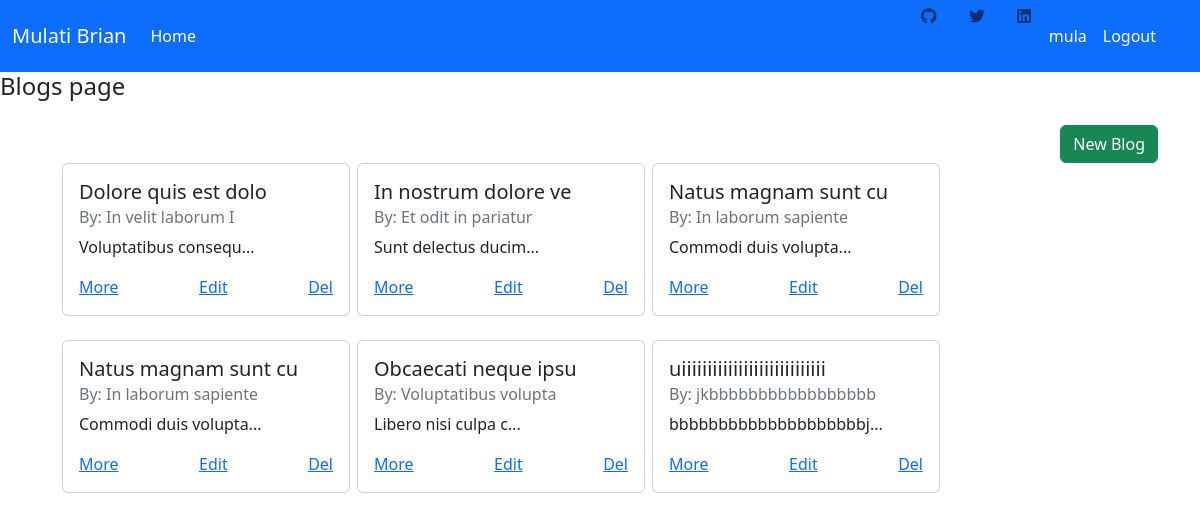
/blogs (signed in), run on an earlier commit of the app's database.
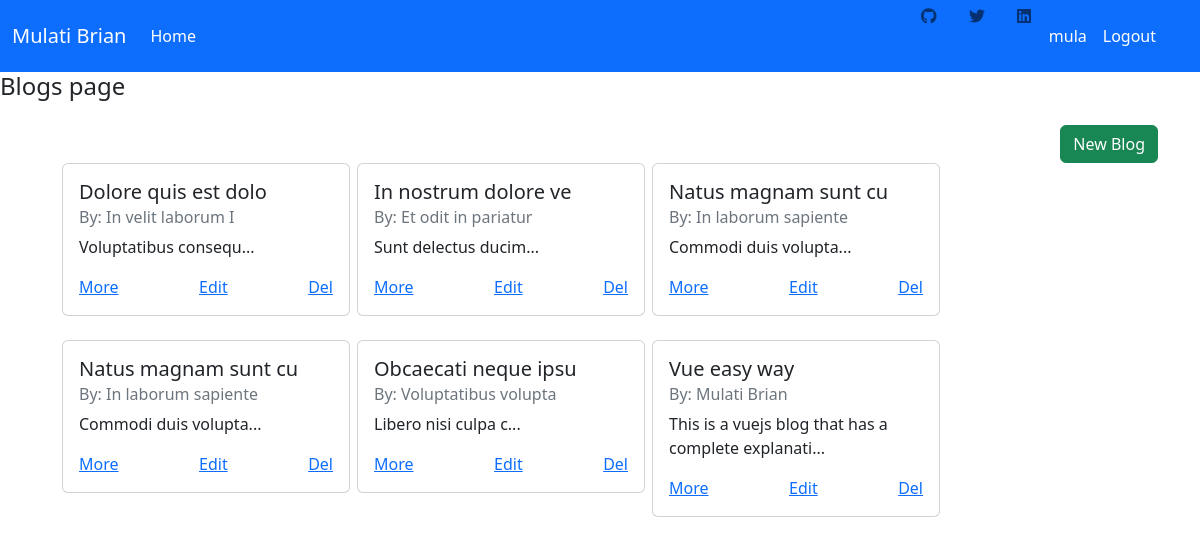
And on a later commit of the database.
### home/models.py (models this page shows, shortened)
class Profile(models.Model):
    title=models.CharField(max_length=50)
    author=models.CharField(max_length=50)
    body=models.TextField()
    def trimbody(self):
        return self.body[:50]+"..."

### home/views.py (the view)
# urls.py: path('blogs',BlogView.as_view(),name='blogs'),
class BlogView(LoginRequiredMixin, ListView):
    model=Profile
    template_name='blogs.html'
    login_url="accounts/login"
    redirect_field_name='login'
    def get_queryset(self,*args,**kwargs):
        qs=super().get_queryset(*args,**kwargs)
        qs=qs.order_by("-id")
        return qs

### home/templates/blogs.html (shortened to what this page needs)
{% extends 'main.html'%} {% block content%}
<h4>Blogs page</h4>
<div class="container">
  <div class="d-flex justify-content-sm-end justify-content-md-end">
    <a href="{%url 'newblog'%}" class="btn btn-success mt-3">New Blog</a>
  </div>
  <div class="container-fluid">
    <div class="row">
      {% for blog in object_list %}
      <div class="col-sm-12 col-md-3 mx-2 mb-4">
        <div class="card" style="width: 18rem">
          <div class="card-body">
            <h5 class="card-title">{{blog.title}}</h5>
            <h6 class="card-subtitle mb-2 text-muted">By: {{blog.author}}</h6>
            <p class="card-text">{{blog.trimbody}}</p>
            <div class="d-flex justify-content-between">
              <a href="{% url 'blogdetails' blog.pk %}" class="card-link"
                >More</a
              >
              <a href="{% url 'blogupdate' blog.pk %}" class="card-link"
                >Edit</a
              >
              <a href="{% url 'deleteblog' blog.pk %}" class="card-link"
                >Del</a
              >
            </div>
          </div>
        </div>
      </div>
      {% endfor %}
    </div>
  </div>
</div>
{% endblock%}

What changed in the data, as far as the page shows it:
removed Profile: title "uiiiiiiiiiiiiiiiiiiiiiiiiiiii", author "jkbbbbbbbbbbbbbbbbb", trimbody "bbbbbbbbbbbbbbbbbbbbj..."
added Profile: title "Vue easy way", author "Mulati Brian", trimbody "This is a vuejs blog that has a complete explanati..."
